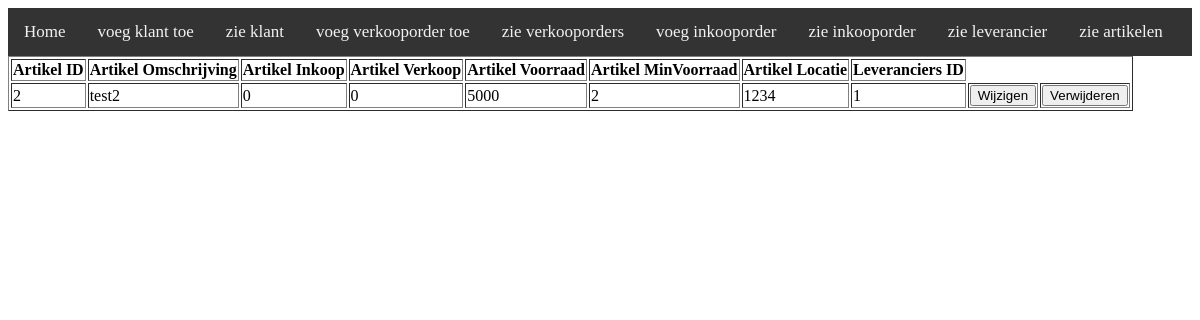
/INDEXArtikelen.php, run on the app's committed database.
### tables this page shows
CREATE TABLE `artikelen` (
  `ArtId` int(11) NOT NULL,
  `ArtOmschrijving` varchar(45) NOT NULL,
  `ArtInkoop` decimal(5,0) DEFAULT NULL,
  `ArtVerkoop` decimal(5,0) DEFAULT NULL,
  `ArtVoorraad` int(11) NOT NULL,
  `ArtMinVoorraad` int(11) NOT NULL,
  `ArtLocatie` int(11) DEFAULT NULL,
  `LevId` int(11) NOT NULL
);

### Artikelen.php (the view, shortened to what this page needs)
<?php
class Artikelen{
    public function haalArtikelen(){
        $conn = dbConnect();
        $Artid = $_POST['id'];
        if ($Artid == ''){
            $Artikelen = $conn->prepare("SELECT * from artikelen");
            $Artikelen->execute();
        }else{
            $Artikelen = $conn->prepare("SELECT * from artikelen WHERE ArtId = '$Artid'");
            $Artikelen->execute();
        }
        return $Artikelen;
    }
    public function toonArtikelen($toonArtikelen){
        echo "<table border=1 class= table>";
        echo "<tr>";
        echo "<th>Artikel ID</th>";
        echo "<th>Artikel Omschrijving</th>";
        echo "<th>Artikel Inkoop</th>";
        echo "<th>Artikel Verkoop</th>";
        echo "<th>Artikel Voorraad</th>";
        echo "<th>Artikel MinVoorraad</th>";
        echo "<th>Artikel Locatie</th>";
        echo "<th>Leveranciers ID</th>";
        echo "</tr>";
        foreach ($toonArtikelen as $row)
        {
            echo "<tr>";
            echo "<td>" . $row["ArtId"] . "</td>";
            echo "<td>" . $row["ArtOmschrijving"] . "</td>";
            echo "<td>" . $row["ArtInkoop"] . "</td>";
            echo "<td>" . $row["ArtVerkoop"] . "</td>";
            echo "<td>" . $row["ArtVoorraad"] . "</td>";
            echo "<td>" . $row["ArtMinVoorraad"] . "</td>";
            echo "<td>" . $row["ArtLocatie"] . "</td>";
            echo "<td>" . $row["LevId"] . "</td>";
            echo "<td><form action='CHANGEArtikelen.php' method='post'><input type='submit' value='Wijzigen'>
			        <input type='hidden' name='id' value=" . $row["ArtId"] . " ></form>";
            echo "<td> <form action='DELETEArtikelen.php' method='post'><input type='submit' value='Verwijderen'>
			<input type='hidden' name='id' value=" . $row["ArtId"] . " ></form>";
            echo "</tr>";
        }
        echo "</table>";
    }
}
?>

### data on the page
artikelen: ArtId "2", ArtOmschrijving "test2", ArtInkoop "0", ArtVerkoop "0", ArtVoorraad "5000", ArtMinVoorraad "2", ArtLocatie "1234", LevId "1"
